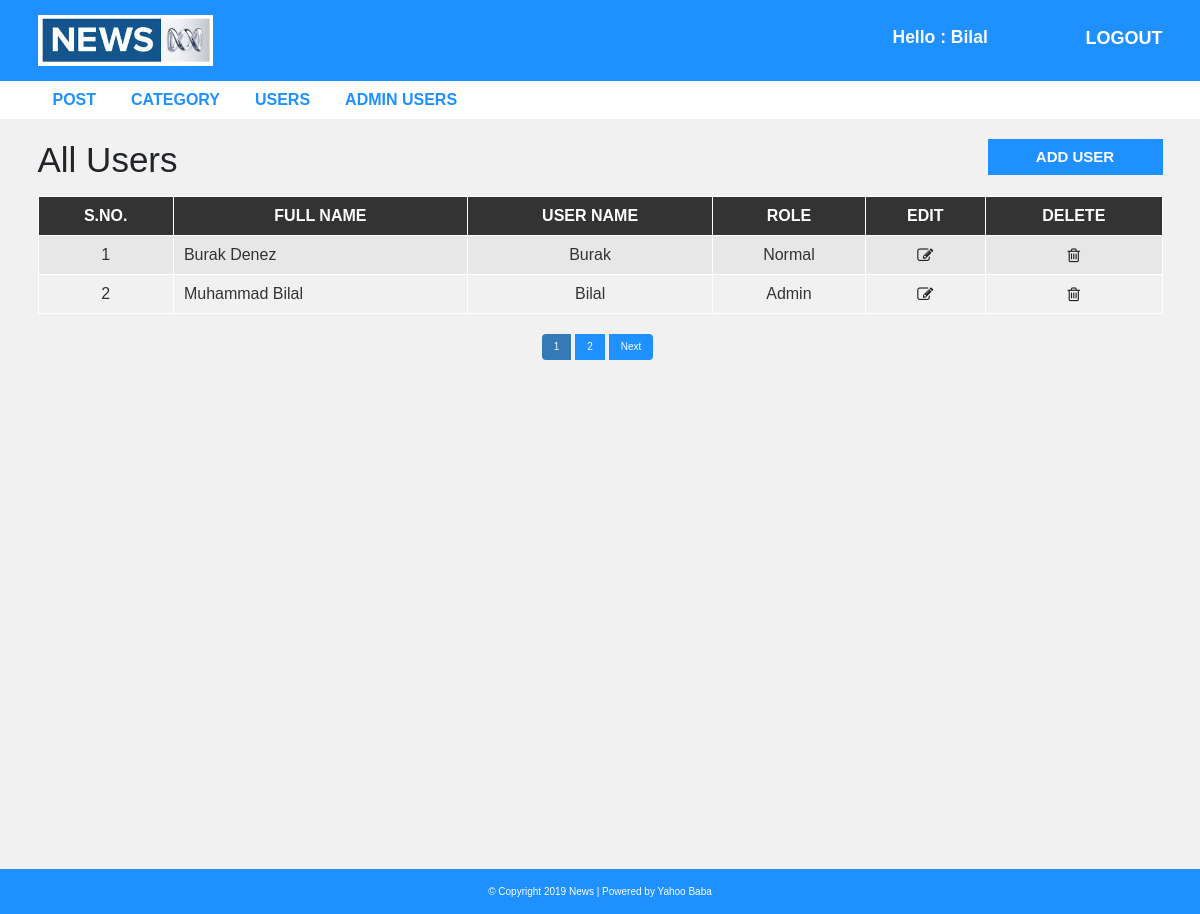
The app's page /admin/users.php (signed in) with its own data.
### tables this page shows
CREATE TABLE `user` (
  `user_id` int(10) UNSIGNED NOT NULL,
  `first_name` varchar(30) NOT NULL,
  `last_name` varchar(30) NOT NULL,
  `username` varchar(30) DEFAULT NULL,
  `password` varchar(40) DEFAULT NULL,
  `role` int(11) NOT NULL
);

### admin/users.php (the view, shortened to what this page needs)
<?php include "header.php"; ?>
<?php include("config.php");
?>
  <div id="admin-content">
      <div class="container">
          <div class="row">
              <div class="col-md-10">
                  <h1 class="admin-heading">All Users</h1>
              </div>
              <div class="col-md-2">
                  <a class="add-new" href="add-user.php">add user</a>
              </div>
              <div class="col-md-12">
                  <table class="content-table">
                      <thead>
                          <th>S.No.</th>
                          <th>Full Name</th>
                          <th>User Name</th>
                          <th>Role</th>
                          <th>Edit</th>
                          <th>Delete</th>
                      </thead>
                      <tbody>
						  <?php
						      $limit = 2;
						  if(isset($_GET['page'])){
							  $page = $_GET['page'];
						  }else{
							  $page = 1;
						  }
						      $offset = ($page - 1) * $limit;
							  $sql = mysqli_query($conn, "SELECT * FROM `user` ORDER BY user_id DESC LIMIT {$offset},{$limit}");
							  if(mysqli_num_rows($sql)>0){
								  $no= $offset + 1;
								  while($row = mysqli_fetch_assoc($sql)){
									  $role = ($row['role']==1) ? "Admin" : "Normal";
									 echo "
										<tr>
										  <td class='id'>{$no}</td>
										  <td>{$row['first_name']} {$row['last_name']}</td>
										  <td>{$row['username']}</td>
										  <td>{$role}</td>
										  <td class='edit'><a href='update-user.php?id={$row['user_id']}'><i class='fa fa-edit'></i></a></td>
										  <td class='delete'><a href='delete_php/delete.php?user_id={$row['user_id']}'><i class='fa fa-trash-o'></i></a></td>
										</tr>
									 ";
									  $no++;
								  }
							  }else{
								  echo "<h4>Not Record Found</h4>";
							  }
						  ?>
                      </tbody>
                  </table>
				  <?php
				  $pagination = mysqli_query($conn, "SELECT * FROM `user`") or die("Pagination Query Feild");
				  if(mysqli_num_rows($pagination)>0){
					  $total_records = mysqli_num_rows($pagination);
					  $total_page= ceil($total_records / $limit);
					  echo "<ul class='pagination admin-pagination'>";
					  for($i = 1; $i <= $total_page; $i++){
						  if($i == $page){
							  $active = "active";
						  }else{
							  $active = "";
						  }
						  echo '<li class=" ' . $active . ' "><a href="users.php?page='.$i.'">'.$i.'</a></li>';
					  }
					  if($total_page > $page){
						  echo '<li><a href="users.php?page='.($page + 1).'">Next</a></li>';
					  }
					  echo "</ul>";
				  }
				  ?>
              </div>
          </div>
      </div>
  </div>
<?php include "footer.php"; ?>

### css/style.css (style rules this page uses)
body { background: #f1f1f1; font-family: sans-serif,arial,Helvetica; }
a, a:hover, a:focus { text-decoration: none; outline: none; }
ul { margin:0; padding:0; list-style:none; }
#admin-content { padding: 20px 0; min-height: 750px; }
#admin-content .admin-heading { font-size: 35px; margin: 0 0 15px; }
#admin-content .add-new { color: #fff; background-color: #1E90FF; font-size: 15px; font-weight: 600; text-align: center; text-transform: uppercase; padding: 7px 10px; display: block; transition: all 0.3s; }
#admin-content .content-table { border: 1px solid #000; width: 100%; margin: 0 0 20px; }
#admin-content .content-table thead { color: #fff; background-color: #333; }
#admin-content .content-table th { padding: 10px; border: 1px solid #fff; font-weight: 600; text-align: center; text-transform: uppercase; }
#admin-content .content-table tbody { color: #333; }
#admin-content .content-table tbody tr { background-color: #e7e7e7; }
#admin-content .content-table tbody tr:nth-child(even) { background-color: transparent; }
#admin-content .content-table tbody td { padding: 10px; border: 1px solid #fff; text-align: center; }
#admin-content .content-table tbody td:nth-child(2) { text-align: left; }
#admin-content .admin-pagination { margin: 0; }
#admin-content .admin-pagination li a { display: block; }
.id, .edit, .delete { text-align:center; }
.pagination { display: block; text-align: center; margin: 0; }
.pagination li { display:inline-block; margin: 0 5px 0 0; }
.pagination li a { border: none; background: #1e90ff; color: #fff; }
i.fa { color:#222; }

### records on screen
user: first_name "Burak", last_name "Denez", username "Burak", role "Normal"
user: first_name "Muhammad", last_name "Bilal", username "Bilal", role "Admin"

### other values on screen
$_SESSION['username'] "Bilal"
